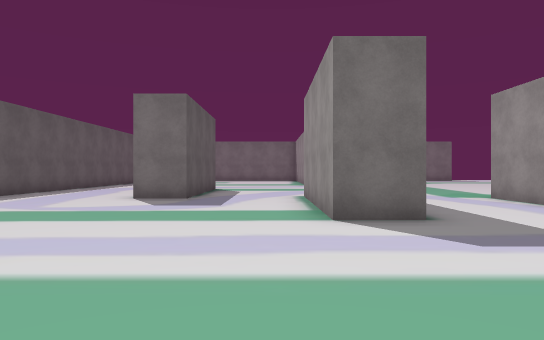
view 1 (above)

16 first-person views from a walk through a 3-D level made in the Unity game engine. The camera is 1.4 m above the floor, looks level and sees 70° across. The floor is counted in squares, 2 m on a side. Each view is taken from the middle of a square. On the plan, view 1 faces up. The plan holds only what a view shows up to about 11 squares ahead; the rest is blank. The place goes on beyond the plan. The player character is not drawn. Some surface patterns are stand-ins.

view 2
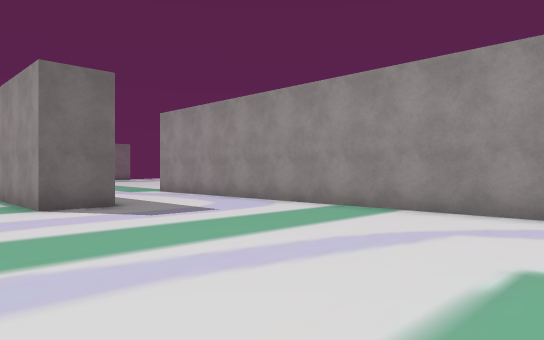

view 3
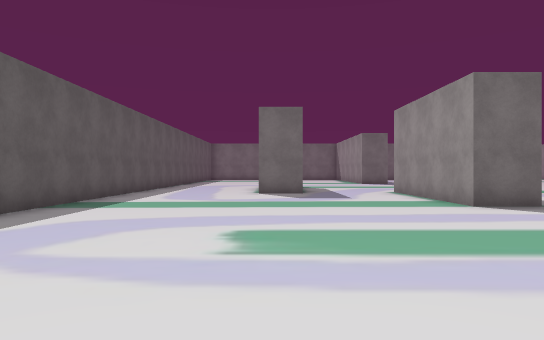

view 4
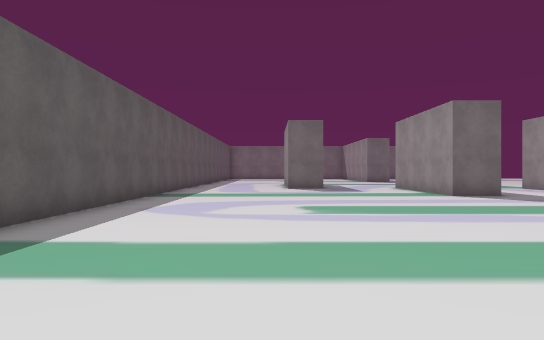

view 5
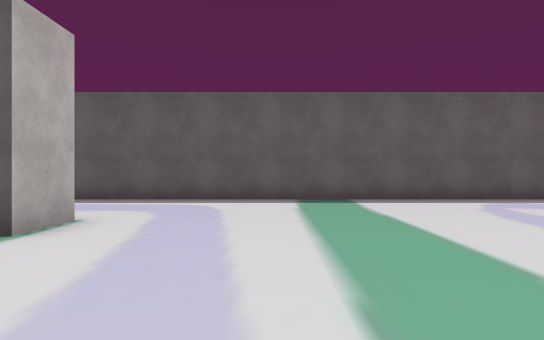

view 6
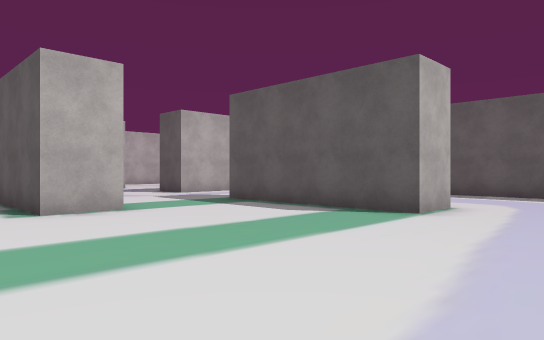

view 7
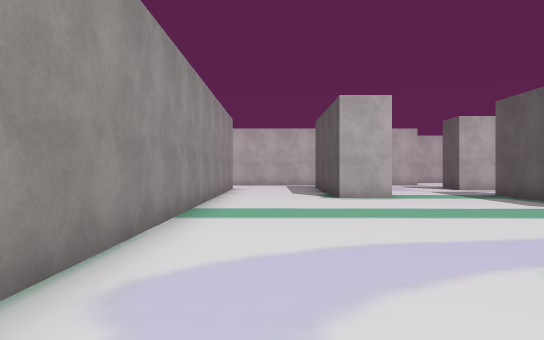

view 8
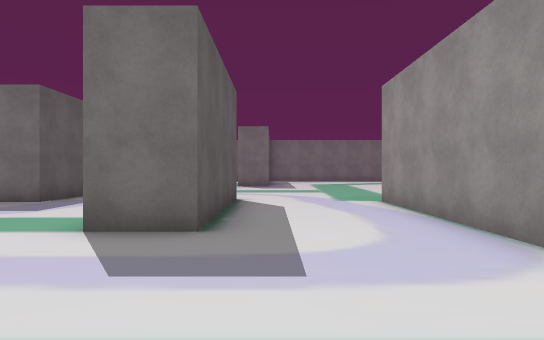

view 9
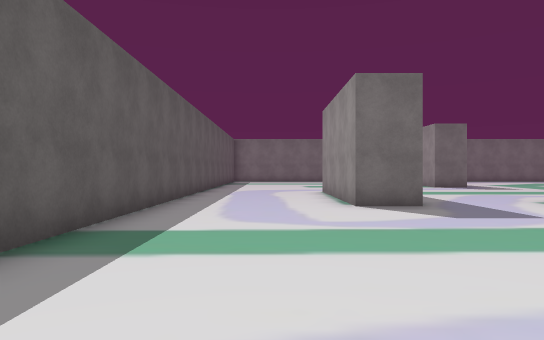

view 10
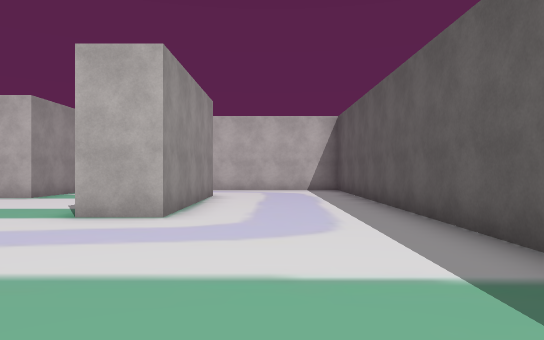

view 11
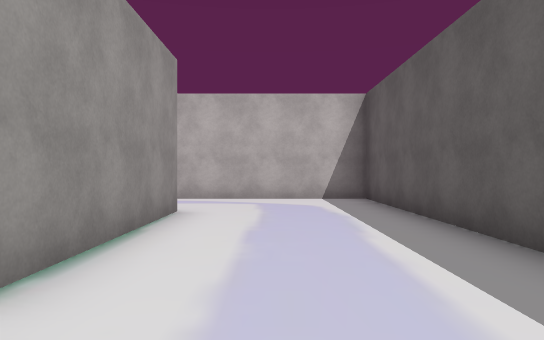

view 12
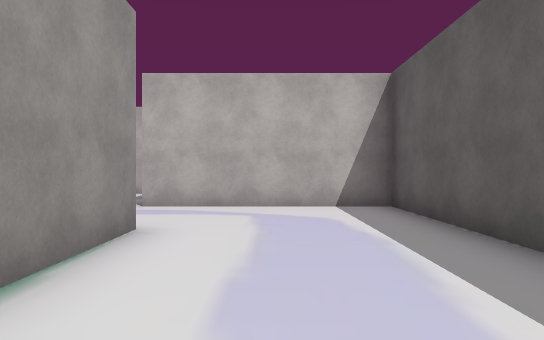

view 13
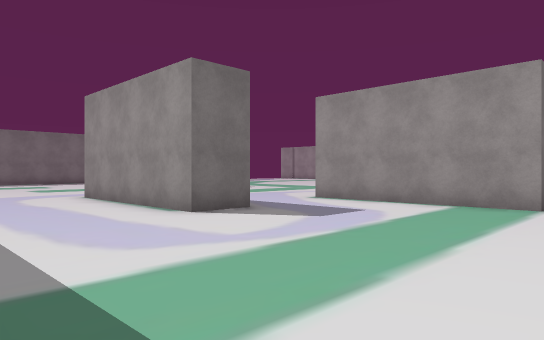

view 14
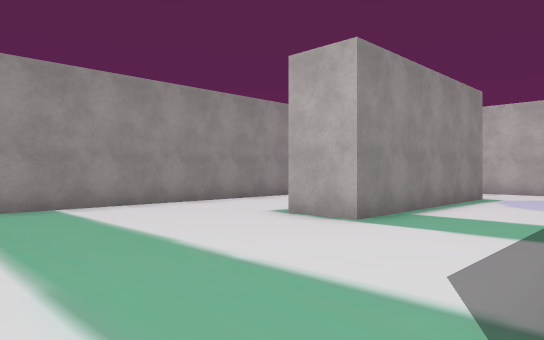

view 15
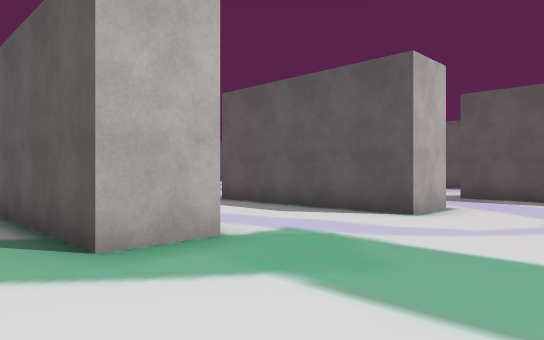

view 16
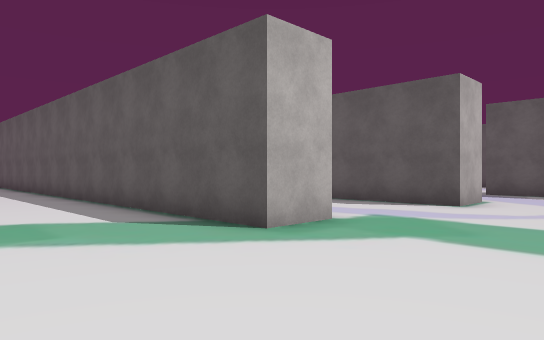

### Floor plan
Points are (right, up) in squares from view 1. A wall is a line through its corners. A room is listed if a view was taken in it or the views show most of it. See-through windows are left out.
Room 1 (views 1, 2, 3, 4, 5, 6, 7, 8, 9, 10, 11, 12, 13, 14)
walls: (0.9, -9.7) (2.1, -9.7); (-2.1, 10.5) (-2.1, 9.5) (-3.4, 9.5) (-3.4, 13.5); (-3.4, -10.6) (-3.4, -5.7) (-2.1, -5.7) (-2.1, -10.6); (2.1, 10.3) (2.1, 5.4) (0.9, 5.4) (0.9, 10.3); (5.4, -8.4) (5.4, 9.7); (-7.3, 13) (-7.3, -13.5) (-4.4, -13.5)
ways out: opening at (-4.7, -12) to room 2; opening at (-0.5, -10) to room 2; opening at (-0.5, 10) to room 2; opening at (4, -8.3) to room 2; opening at (4, 9.7) to room 2
Room 2 (views 15, 16)
walls: (5.4, -13.1) (5.4, -8.4); (2.1, -9.7) (2.1, -12.6); (5.4, 9.7) (6.7, 9.7) (6.7, 0.6); (0.9, -15.1) (0.9, -9.7); (0.1, -17.5) (1.1, -17.5); (0.9, 10.3) (2.1, 10.3); (-4.4, -13.5) (-2.5, -13.5); (-2.1, 11.5) (-2.1, 10.5)
ways out: opening at (-4.7, -12) to room 1; opening at (-0.5, -10) to room 1; opening at (-0.5, 10) to room 1; opening at (4, -8.3) to room 1; opening at (4, 9.7) to room 1

Where each view was taken, in squares from view 1:
view 1: 0 up, 0 right, facing up
view 2: 2 down, 1 left, facing up-right
view 3: 2 down, 3 left, facing up
view 4: 5 down, 4 left, facing up
view 5: 3 down, 2 right, facing left
view 6: 3 down, 4 right, facing down-left
view 7: 0 up, 4 right, facing down
view 8: 1 up, 3 right, facing up
view 9: 2 up, 5 left, facing up
view 10: 0 up, 5 left, facing down
view 11: 4 down, 5 left, facing down
view 12: 6 down, 5 left, facing down
view 13: 4 up, 7 left, facing up-right
view 14: 5 down, 2 left, facing down-right
view 15: 13 up, 8 right, facing down-left
view 16: 13 up, 10 right, facing down-left
